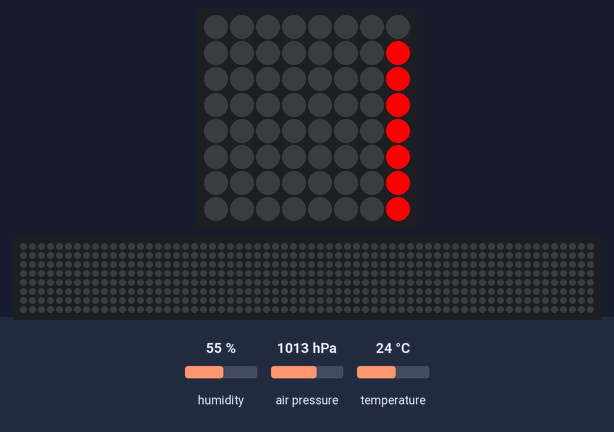
A program run on a simulated Raspberry Pi (BCM pin numbers) with a Sense HAT. Parts: the Sense HAT's 8×8 RGB LED matrix, a strip that is not on the board, showing the scrolling text unrolled. The inputs (shaded band) are chosen by the test bench; at power-on: humidity 55 %, air pressure 1013 hPa, temperature 24 °C. The 64×8 strip is a reading aid, not a part: it shows the text the matrix is scrolling, unrolled, one strip-width of it at a time. At 20.6 s the program stops and its outputs stay as they are.

Above: at 0.1 s.
At 5.19 s:
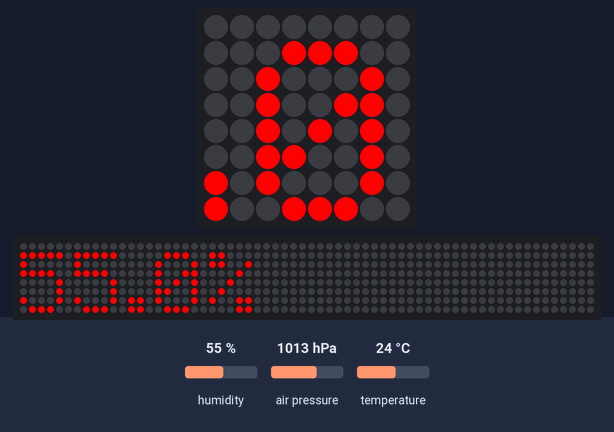
At 6.53 s:
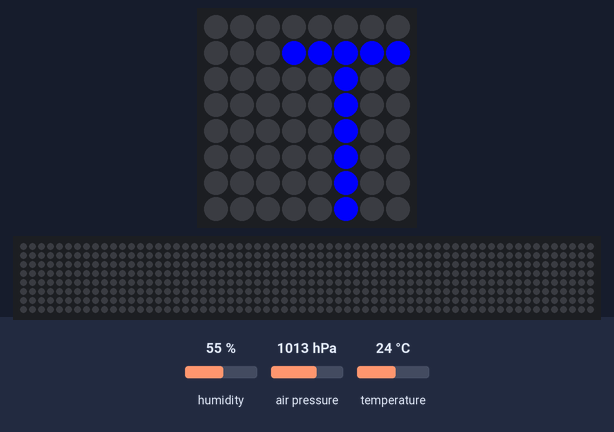
At 10.28 s:
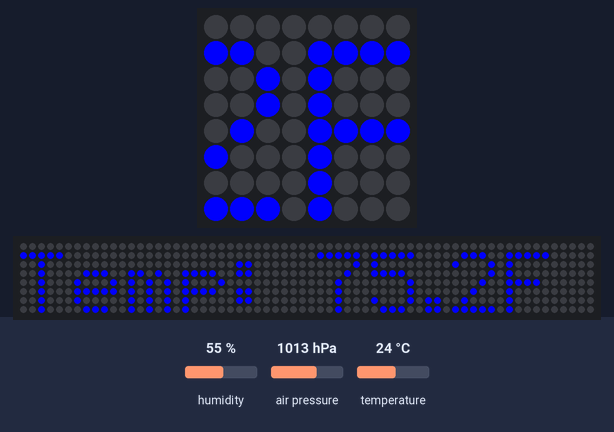
At 15.37 s:
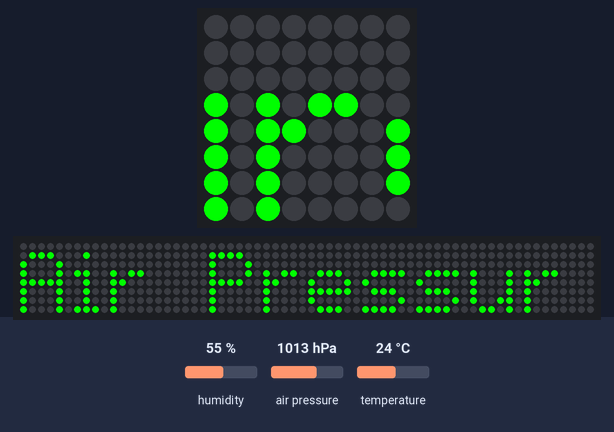
At 20.53 s:
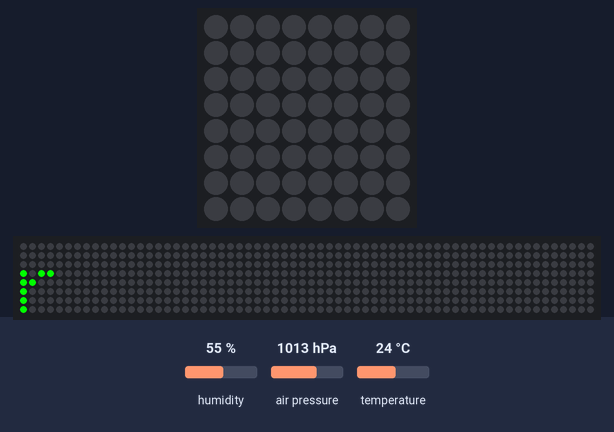

The program:

show_weather.py
```python
from sense_hat import SenseHat

sense = SenseHat()
sense.set_rotation(180)

# while 1 :

# Humidity
humidity = sense.get_humidity()
humidity = round(humidity, 1) # round to 1 decimal
sense.show_message("Humidity: " + str(humidity) + "%", text_colour = [255, 0, 0], scroll_speed = .07)

# Temperature
temp = sense.get_temperature_from_pressure()
temp = (temp * 1.8) + 32 # convert C to F
temp = round(temp, 1)    # round to 1 decimal
sense.show_message("Temp: " + str(temp) + "F", text_colour = [0, 0, 255], scroll_speed = .07)

# Air Pressure
pressure = sense.get_pressure()
pressure = round(pressure, 1) # round to 1 decimal
sense.show_message("Air Pressure: " + str(pressure) + "mBar", text_colour = [0, 255, 0], scroll_speed = .07)
```
